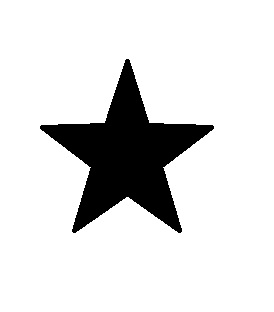
#> input picture OpenCV/wzor.jpg, 274 x 312 px
$ jupyter execute 'porownywanie ksztaltow.ipynb'
#> lines starting #> are read from the running program, lines starting #| are printed output that depends on the picture; after the words box and inside, x2 and y2 are one past the last pixel; in counts of white or black regions, pixels touching at a corner belong together; long printed decimals are rounded
[cell 1]
import cv2
import numpy as np

template = cv2.imread('wzor.jpg',0)
#> template is the input picture: shape (312, 274); min 0, max 255, mean 221.2
cv2.imshow('wzor',template)
cv2.waitKey(0)

target = cv2.imread('szukaj.jpg')
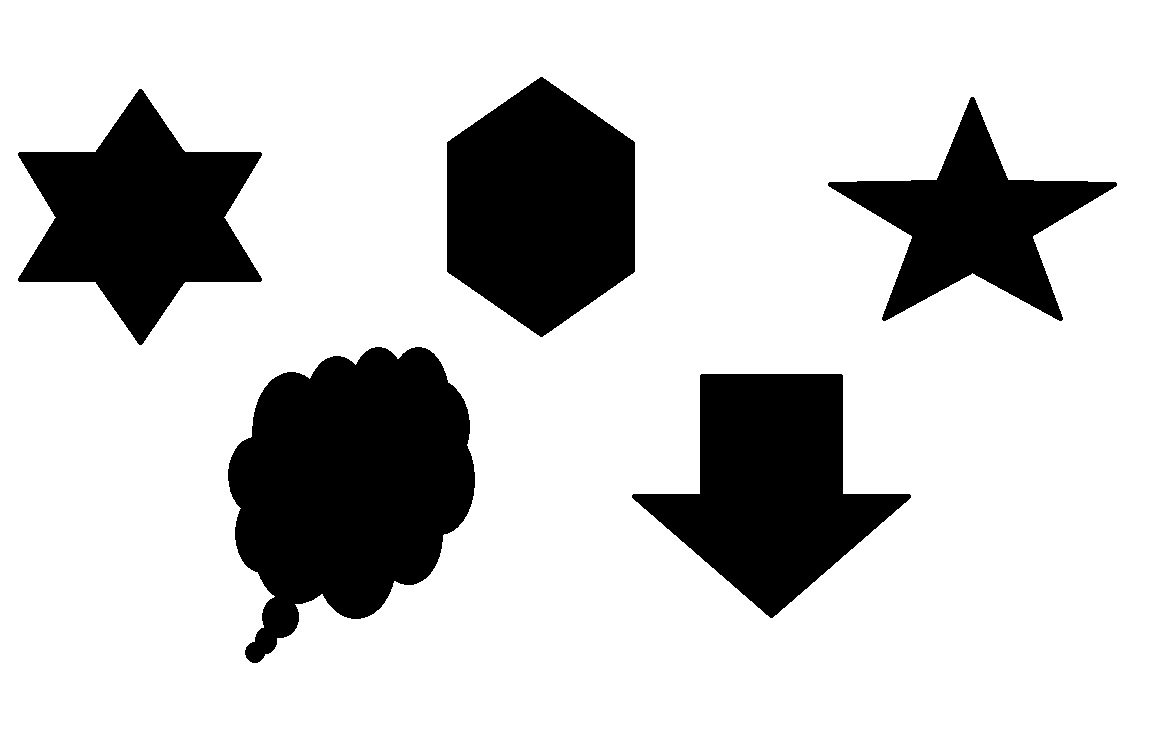
#> input picture OpenCV/szukaj.jpg, 1172 x 756 px
#> target is the input picture: shape (756, 1172, 3); min 0, max 255, mean 203
cv2.imshow('szukaj',target)
cv2.waitKey(0)

target_gray = cv2.cvtColor(target, cv2.COLOR_BGR2GRAY)

ret, thresh1 = cv2.threshold(template,127,255,0)
#> thresh1: shape (312, 274); 86.7% white; 1 black region, box (x1, y1, x2, y2) and area: (40, 59, 214, 233) 11346
ret, thresh2 = cv2.threshold(target_gray, 127,255,0)
#> thresh2: shape (756, 1172); 79.6% white; 5 black regions

contours, hierarchy = cv2.findContours(thresh1, cv2.RETR_CCOMP, cv2.CHAIN_APPROX_SIMPLE)
#> contours = 2 contours; box (x1, y1, x2, y2) and area: (0, 0, 274, 312) 84903, (39, 58, 215, 234) 11648

sorted_contours = sorted(contours, key=cv2.contourArea,reverse=True)
#> sorted_contours has the same summary as contours

template_contour = contours[1]
#> template_contour = contour of 286 points, box (x1, y1, x2, y2) (39, 58, 215, 234), area 11648

contours, hierarchy = cv2.findContours(thresh2, cv2.RETR_CCOMP, cv2.CHAIN_APPROX_SIMPLE)
#> contours = 6 contours; box (x1, y1, x2, y2) and area: (0, 0, 1172, 756) 884105, (227, 346, 476, 664) 52758, (446, 76, 636, 338) 37031, (631, 373, 912, 619) 35491, (17, 88, 263, 346) 33293, (827, 96, 1118, 322) 24043

for c in contours:
    match = cv2.matchShapes(template_contour,c,cv2.CONTOURS_MATCH_I1,0.0)
    print(match)

    if match < 0.16:
        closet_contour = c
        cv2.drawContours(target, [closet_contour], -1,(0,255,0),3)
    else:
        closet_contour = []
#> this loop made 6 passes
#> match on passes 2 to 6: 0.207, 0.279, 0.137, 0.164, 0.268
#> (c, match) on pass 1: ([[0, 0], [0, 755], [1171, 755], [1171, 0]], 0.301)
#| 0.3008
#| 0.2072
#| 0.2791
#| 0.1374
#| 0.1638
#| 0.2678
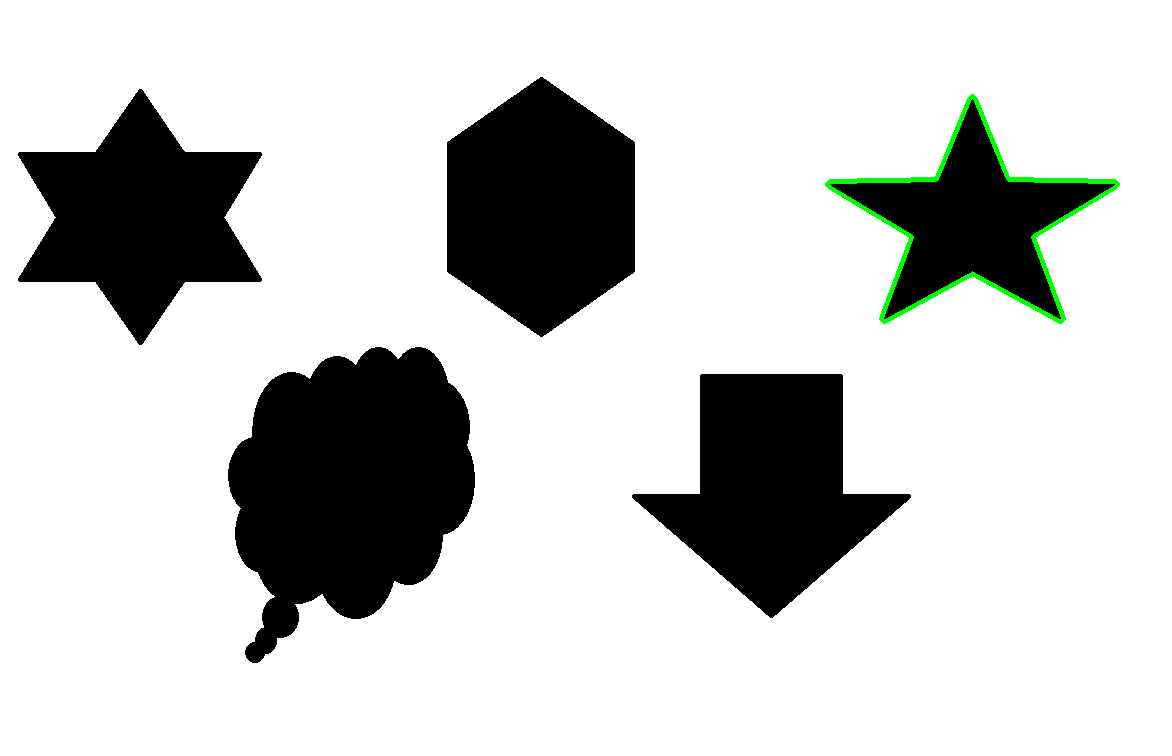
#> target: shape (756, 1172, 3); 0.51% of pixels changed, all inside (x1, y1, x2, y2) = (825, 94, 1120, 324)


cv2.imshow('Output',target)
cv2.waitKey(0)

cv2.destroyAllWindows()
